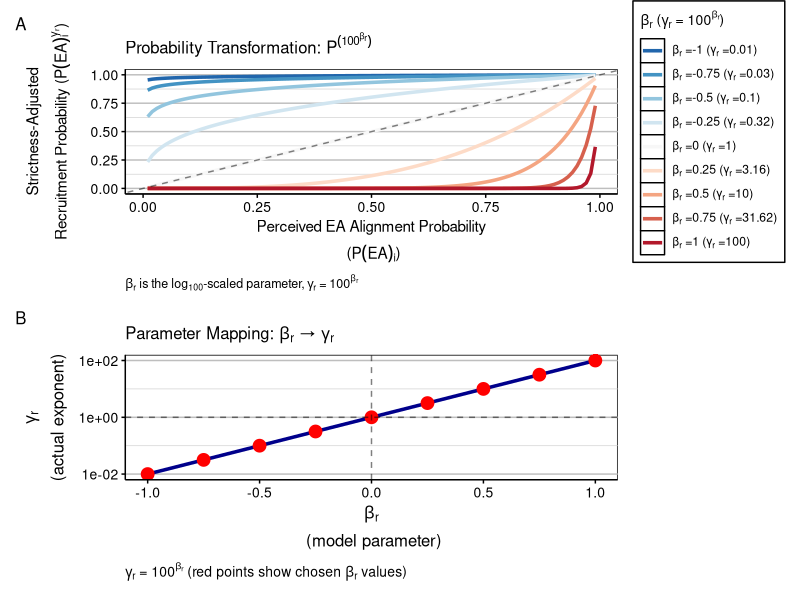
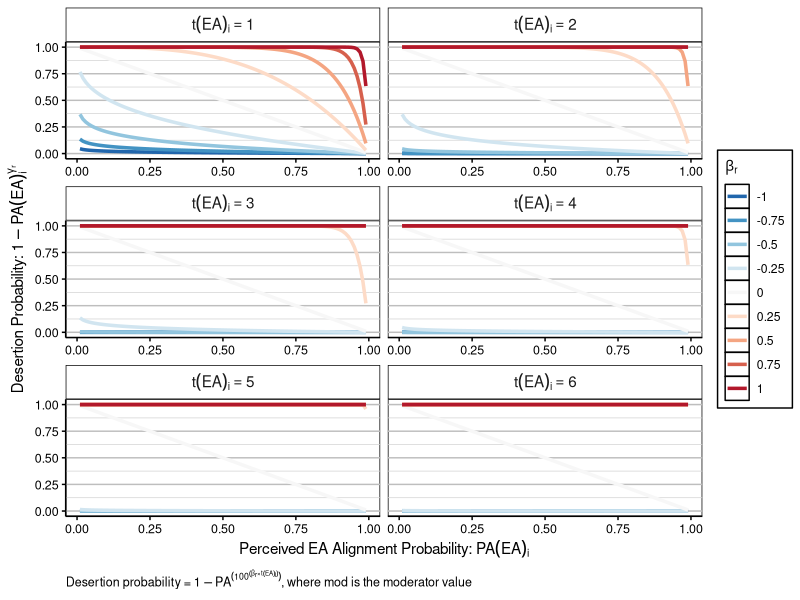
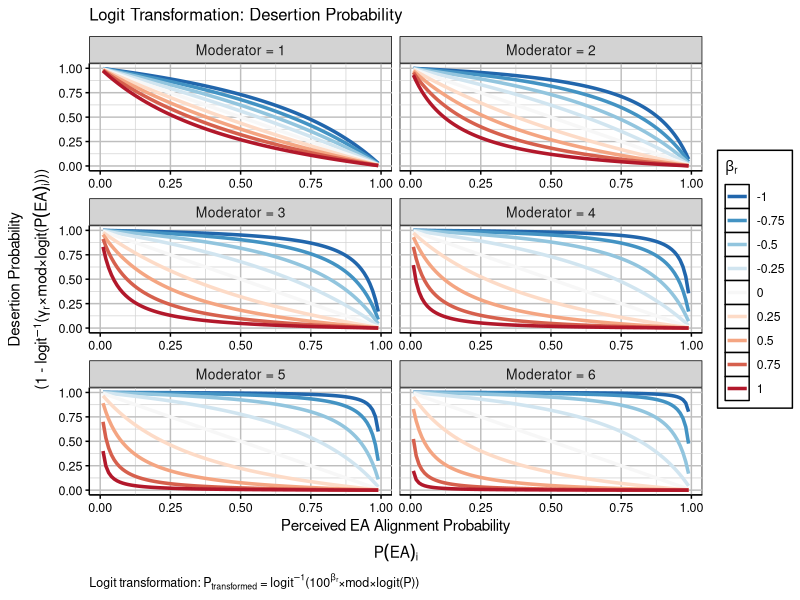
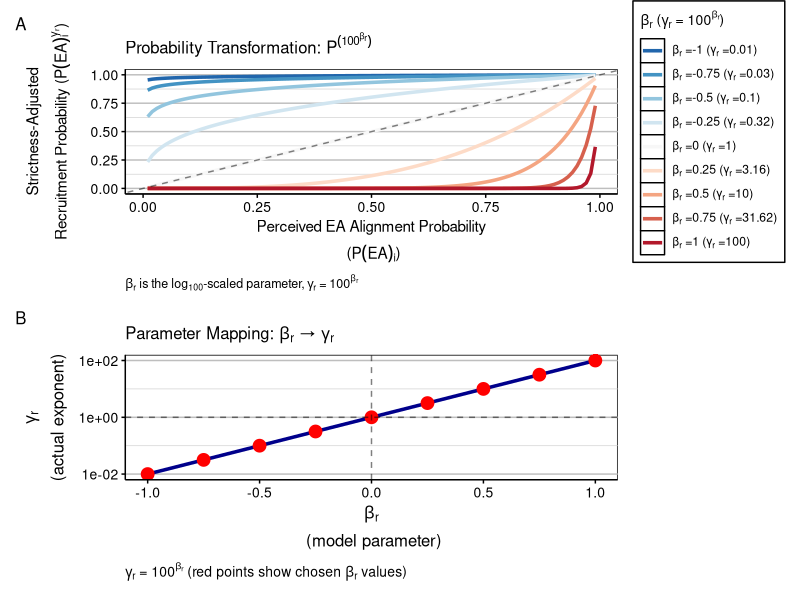
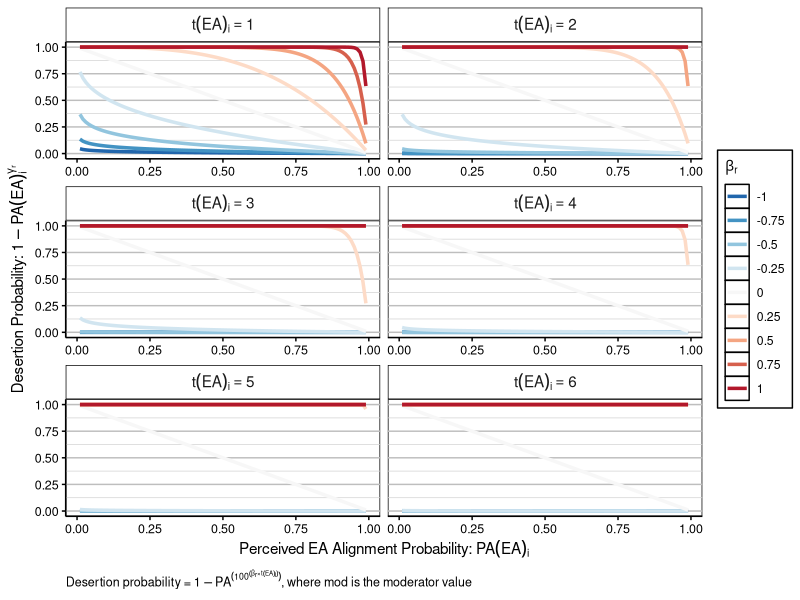
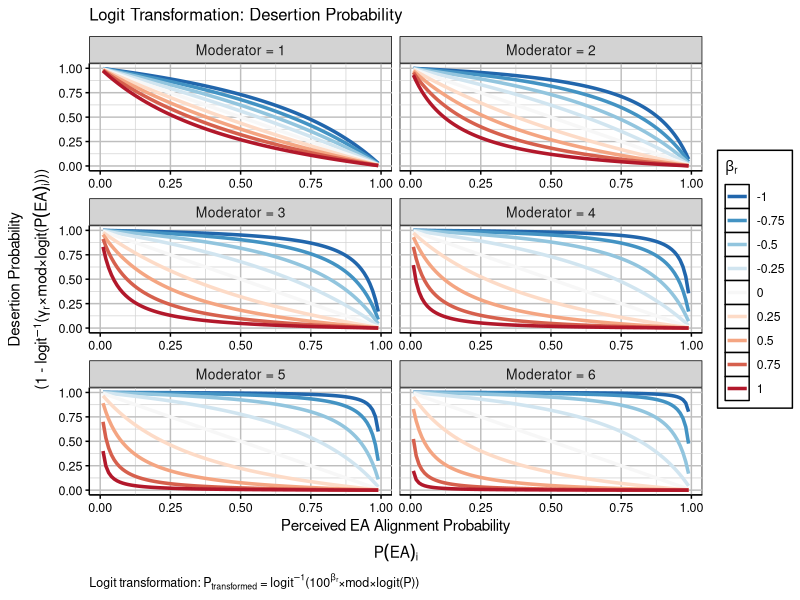

Recreate these plots in R, in order.
library(tidyverse)
library(patchwork)

# Create a range of probabilities
p <- seq(0.01, 0.99, by = 0.01)

# Define beta values (our primary parameter)
beta_values <- seq(-1, 1, by = 0.25)

# Calculate corresponding gamma values
gamma_values <- 100^beta_values

# Show the parameter mapping
param_mapping <- data.frame(
  beta = beta_values,
  gamma = gamma_values
)

# Create data for visualization
data_beta <- expand.grid(p = p, beta = beta_values) |>
  mutate(
    gamma = 100^beta,
    p_transformed = p^gamma,
    beta_label = paste("β =", beta)
  )

# Plot 1: Main transformation plot with beta labels
# Create custom legend labels showing beta and corresponding gamma values
beta_labels <- unique(data_beta$beta)
gamma_values_for_legend <- 100^beta_labels
legend_labels <- sapply(1:length(beta_labels), function(i) {
  as.expression(bquote("β"[r] * " =" * .(beta_labels[i]) * " (γ"[r] * " =" * .(round(gamma_values_for_legend[i], 2)) * ")"))
})

p1 <- ggplot(data_beta, aes(x = p, y = p_transformed, color = factor(beta))) +
  geom_line(size = 1.2) +
  geom_abline(intercept = 0, slope = 1, linetype = "dashed", alpha=0.5)+
  labs(
    title = expression("Probability Transformation: " * P^(100^beta[r])),
    x = expression(atop("Perceived EA Alignment Probability", " (" * P(EA)[i] * ")")),
    y = expression(atop("Strictness-Adjusted", "Recruitment Probability (" * P(EA)[i]^gamma[r] * ")")),
    color = expression(beta[r] * " (" * gamma[r] * " = " * 100^beta[r] * ")"),
    caption = expression(beta[r] * " is the " * log[100] * "-scaled parameter, " * gamma[r] * " = " * 100^beta[r])
  ) +
  scale_color_brewer(type = "div", palette = "RdBu", direction = -1, 
                     labels = legend_labels) +
  theme(panel.background = element_rect(fill = "white", color = "black"),
        panel.grid.major.y = element_line(color = "grey"),
        panel.grid.minor.y = element_line(color = "lightgrey"),
        panel.grid.minor.x = element_line(color = NA),          
        panel.grid.major.x = element_line(color = NA),
        axis.line = element_line(color = "black"),
        axis.ticks = element_line(color = "black"),
        axis.text = element_text(color = "black", size = 10),
        axis.title = element_text(size = 11),
        title = element_text(size = 10),
        plot.caption = element_text(hjust = 0, size = 9),
        legend.background = element_rect(fill = "white", color = "black"))

# Plot 2: Show the beta -> gamma mapping
p2 <- ggplot(data.frame(beta = beta_values, gamma = 100^beta_values), 
             aes(x = beta, y = gamma)) +
  geom_line(linewidth = 1.2, color = "darkblue") +
  geom_point(data = param_mapping, aes(x = beta, y = gamma), 
             size = 4, color = "red") +
  geom_hline(yintercept = 1, linetype = "dashed", alpha = 0.5) +
  geom_vline(xintercept = 0, linetype = "dashed", alpha = 0.5) +
  scale_y_continuous(trans = scales::log_trans(base = 100)) +
  labs(
    title = expression("Parameter Mapping: " * beta[r] * " → " * gamma[r]),
    x = expression(atop(beta[r], " (model parameter)")),
    y = expression(atop(gamma[r], "(actual exponent)")),
    caption = expression(gamma[r] * " = " * 100^beta[r] * " (red points show chosen " * beta[r] * " values)")
  ) +
  theme(panel.background = element_rect(fill = "white", color = "black"),
        panel.grid.major.y = element_line(color = "grey"),
        panel.grid.minor.y = element_line(color = "lightgrey"),
        panel.grid.minor.x = element_line(color = NA),          
        panel.grid.major.x = element_line(color = NA),
        axis.line = element_line(color = "black"),
        axis.ticks = element_line(color = "black"),
        axis.text = element_text(color = "black", size = 10),
        axis.title = element_text(size = 12),
        title = element_text(size = 10),
        plot.caption = element_text(hjust = 0, size = 10),
        legend.background = element_rect(fill = "white", color = "black"))

# Plot 3: Moderator effects on desertion probability (original approach)
# Define moderator values
moderator_values <- c(1, 2, 3, 4,5,6)

# Create data for moderator plot
data_moderator <- expand.grid(
  p = p, 
  beta = beta_values, 
  moderator = moderator_values
) |>
  mutate(
    gamma_moderated = 100^(beta*moderator),
    p_desertion = 1 - p^gamma_moderated,
    beta_label = paste("β =", beta),
    moderator_label = factor(paste("t(EA)[i] ==", moderator), 
                             levels = paste("t(EA)[i] ==", moderator_values))
  )

p3 <- ggplot(data_moderator, aes(x = p, y = p_desertion, color = factor(beta))) +
  geom_line(size = 1.2) +
  facet_wrap(~moderator_label, ncol = 2, axes = "all_x", labeller = label_parsed) +
  labs(
    x = expression("Perceived EA Alignment Probability: " * PA(EA)[i]),
    y = expression("Desertion Probability: " * 1 - PA(EA)[i]^gamma[r]),
    color = expression(beta[r]),
    caption = expression("Desertion probability = " * 1 - PA^(100^(beta[r] * "×" * t(EA)[i])) * ", where mod is the moderator value")
  ) +
  scale_color_brewer(type = "div", palette = "RdBu", direction = -1) +
  theme(panel.background = element_rect(fill = "white", color = "black"),
        panel.grid.major.y = element_line(color = "grey"),
        panel.grid.minor.y = element_line(color = "lightgrey"),
        panel.grid.minor.x = element_line(color = NA),          
        panel.grid.major.x = element_line(color = NA),
        strip.background = element_rect(fill = "white", color = "black"),
        strip.text = element_text(size = 11, face = "bold"),
        axis.line = element_line(color = "black"),
        axis.ticks = element_line(color = "black"),
        axis.text = element_text(color = "black", size = 9),
        axis.title = element_text(size = 11),
        title = element_text(size = 10),
        plot.caption = element_text(hjust = 0, size = 9),
        legend.background = element_rect(fill = "white", color = "black")
        )

# Plot 4: Logit transformation with moderators
# Define logit transformation function
transform_logit <- function(p, gamma) {
  logit_p <- log(p / (1 - p))          # Transform to logit space
  scaled_logit <- gamma + logit_p       # Scale by gamma
  exp(scaled_logit) / (1 + exp(scaled_logit))  # Transform back to probability
}

# Create data for logit moderator plot
data_logit_moderator <- expand.grid(
  p = p,
  beta = beta_values, 
  moderator = moderator_values
) |>
  mutate(
    beta_moderated = beta*moderator,
    p_transformed_logit = transform_logit(p, beta_moderated),
    p_desertion_logit = 1 - p_transformed_logit,
    beta_label = paste("β =", beta),
    moderator_label = factor(paste("Moderator =", moderator), 
                             levels = paste("Moderator =", moderator_values))
  )

p4 <- ggplot(data_logit_moderator, aes(x = p, y = p_desertion_logit, color = factor(beta))) +
  geom_line(size = 1.2) +
  facet_wrap(~moderator_label, ncol = 2, axes = "all_x") +
  labs(
    title = expression("Logit Transformation: Desertion Probability"),
    x = expression(atop("Perceived EA Alignment Probability", P(EA)[i] )),
    y = expression(atop("Desertion Probability", "(1 - logit"^{-1} * "(γ"[r] * "×mod×logit(" * P(EA)[i] * ")))")),
    color = expression(beta[r]),
    caption = expression("Logit transformation: " * P[transformed] * " = logit"^{-1} * "(100"^{beta[r]} * "×mod×logit(" * P * "))")
  ) +
  scale_color_brewer(type = "div", palette = "RdBu", direction = -1) +
  theme(panel.background = element_rect(fill = "white", color = "black"),
        panel.grid.major = element_line(color = "grey"),
        panel.grid.minor = element_line(color = "lightgrey"),
        #panel.grid.minor.x = element_line(color = NA),          
       # panel.grid.major.x = element_line(color = NA),
        axis.line = element_line(color = "black"),
        axis.ticks = element_line(color = "black"),
        axis.text = element_text(color = "black", size = 9),
        axis.title = element_text(size = 11),
        title = element_text(size = 10),
        plot.caption = element_text(hjust = 0, size = 9),
        legend.background = element_rect(fill = "white", color = "black"),
        strip.background = element_rect(fill = "lightgrey", color = "black"),
        strip.text = element_text(size = 10))

# Combine first two plots
plot_grid <- ( (p1) /( p2 ))+ 
  plot_annotation(tag_level = "A") 

# Display plots
print(plot_grid)
print(p3)
print(p4)

# Save plots
ggsave("log_strictness_behaviour.png", plot_grid, width = 19, height = 18, dpi = 600, units = "cm")
ggsave("moderator_effects_desertion.png", p3, width = 16, height = 15, dpi = 600, units = "cm")
ggsave("logit_moderator_effects_desertion.png", p4, width = 20, height = 15, dpi = 600, units = "cm")